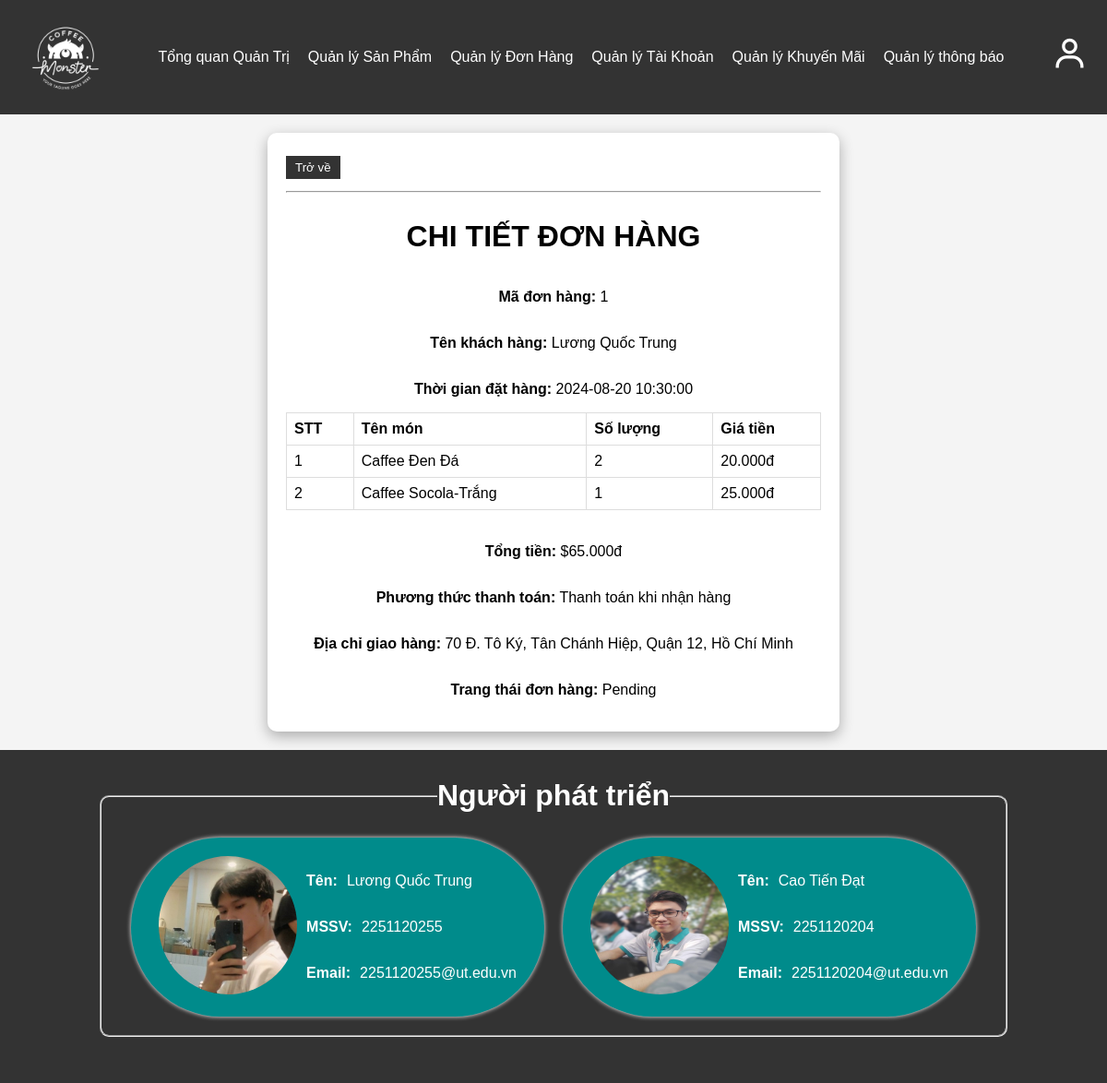
The app's page /admin/controller/index.php?act=view_order_detail&this_id=1 (signed in) with its own data.
### tables this page shows
CREATE TABLE `order` (
  `order_id` int(11) NOT NULL,
  `total_payment` decimal(10,3) DEFAULT NULL,
  `order_time` datetime NOT NULL,
  `Status` varchar(255) NOT NULL,
  `user_id` int(11) NOT NULL,
  `order_address` varchar(255) NOT NULL
);

CREATE TABLE `user` (
  `user_id` int(11) NOT NULL,
  `user_name` varchar(255) NOT NULL,
  `user_pass` varchar(255) NOT NULL,
  `phone_number` varchar(20) NOT NULL,
  `level` int(11) NOT NULL
);

### admin/view/view_order_detail.php (called while the page is built, shortened)
<?php
    include "../model/view_order_detail.php";
?>

### admin/controller/function.php (called while the page is built, shortened)
<?php
    function getUserInfor($user_id,$infor){
        global $conn;
        $valid_columns = ['user_name', 'phone_number', 'level'];
        $sql = "SELECT $infor FROM user WHERE user_id = '$user_id'";
        $result = mysqli_query($conn, $sql);
        if ($result && mysqli_num_rows($result) > 0) {
            $row = mysqli_fetch_assoc($result);
            return $row[$infor];
        }
        return null;
    }
    function getOrderInfor($order_id, $infor) {
        global $conn;
        $valid_columns = ['total_payment', 'order_time', 'Status', 'user_id', 'order_address'];
        $sql = "SELECT $infor FROM `order` WHERE order_id = '$order_id'";
        $result = mysqli_query($conn, $sql);
        if ($result && mysqli_num_rows($result) > 0) {
            $row = mysqli_fetch_assoc($result);
            return $row[$infor];
        }
        return null;
    }
    function getProductInfor($product_id, $infor) {
        global $conn;
        $valid_columns = ['ca_id', 'product_name', 'price', 'status'];
        $sql = "SELECT $infor FROM product WHERE product_id = '$product_id'";
        $result = mysqli_query($conn, $sql);
        if ($result && mysqli_num_rows($result) > 0) {
            $row = mysqli_fetch_assoc($result);
            return $row[$infor];
        }
        return null;
    }
    function getProductName($product_id){
        global $conn;
        $sql = "SELECT product_name FROM product WHERE product_id = '$product_id'";
        $result = mysqli_query($conn, $sql);
        if ($result && mysqli_num_rows($result) > 0) {
            $row = mysqli_fetch_assoc($result);
            return $row['product_name'];
        }
        return null;
    }
    function getProductQuantity($order_id, $product_id) {
        global $conn;
        $sql = "SELECT quantity FROM orderdetail WHERE order_id = '$order_id' AND product_id = '$product_id'";
        $result = mysqli_query($conn, $sql);
        if ($result && mysqli_num_rows($result) > 0) {
            $row = mysqli_fetch_assoc($result);
            return $row['quantity'];
        }
        return null;
    }
    function getOrderDetail($order_id){
        global $conn;
        $sql = "SELECT product_id FROM orderdetail WHERE order_id = '$order_id'";
        $query = mysqli_query($conn, $sql);
        $order_detail = [];
        while ($row = mysqli_fetch_assoc($query)) {
            $product_name = getProductName($row['product_id']);
            $quantity = getProductQuantity($order_id, $row['product_id']);
            $price = getProductInfor($row['product_id'], 'price');
            $order_detail[] = ['product_name' => $product_name, 'quantity' => $quantity, 'price' => $price];
        }
        return $order_detail;
    }
?>

### admin/model/view_order_detail.php (the view, shortened to what this page needs)
<?php
include "connect.php";
include "../controller/function.php";
$order_id = $_GET['this_id'];
$STT = 1;
echo "<main>";
echo "<div class='form-edit'>";
echo "<button onclick='history.back()'>Trở về</button>";
echo "<hr>";
echo "<div style='display: flex; justify-content: center; flex-direction: column; align-items: center;'>";
echo "<h1>CHI TIẾT ĐƠN HÀNG</h1>";
echo "<p><strong>Mã đơn hàng:</strong> " . $order_id . "</p>";
echo "<p><strong>Tên khách hàng:</strong> " . getUserInfor(getOrderInfor($order_id, 'user_id'), 'user_name') . "</p>";
echo "<p><strong>Thời gian đặt hàng:</strong> " . getOrderInfor($order_id, 'order_time') . "</p>";
?>
<link rel="stylesheet" href="../view/css/detail_order.css">
<table>
    <thead>
        <tr>
            <th>STT</th>
            <th>Tên món</th>
            <th>Số lượng</th>
            <th>Giá tiền</th>
        </tr>
    </thead>
    <tbody id="order-list">
        <?php foreach (getOrderDetail($order_id) as $row_order_detail){?>
            <tr>
                <td><?php echo $STT++ ?></td>
                <td><?php echo $row_order_detail['product_name']; ?></td>
                <td><?php echo $row_order_detail['quantity']; ?></td>
                <td><?php echo $row_order_detail['price'].'đ'; ?></td>
            </tr>
        <?php } ?>
    </tbody>
</table>
<?php
echo "<p><strong>Tổng tiền:</strong> $" . getOrderInfor($order_id, 'total_payment').'đ' . "</p>";
echo "<p><strong>Phương thức thanh toán:</strong> " . "Thanh toán khi nhận hàng" . "</p>";
echo "<p><strong>Địa chỉ giao hàng:</strong> " . getOrderInfor($order_id, 'order_address')  . "</p>";
echo "<p><strong>Trang thái đơn hàng:</strong> " . getOrderInfor($order_id, 'Status') . "</p>";
?>
</div>
</div>
</main>

### admin/view/header.php (shortened to what this page needs)
<!DOCTYPE html>
<html lang="en">
<head>
    <link href='https://unpkg.com/boxicons@2.1.4/css/boxicons.min.css' rel='stylesheet'>
</head>
<body>
    <header>
        <div class="logo"><img src="../view/img/logo.png" class="logo" alt="Caffe Monster Logo"></div>
        <div class="containt-navbar">
            <nav class="navbar">
                <ul>
                <li><a id="nav-admin-d" href="index.php" style="display: none;">Tổng quan Quản Trị</a></li>
                    <li><a id="nav-admin-p" href="index.php?act=manage-products">Quản lý Sản Phẩm</a></li>
                    <li><a id="nav-admin-od" href="index.php?act=manage-orders">Quản lý Đơn Hàng</a></li>
                    <li><a id="nav-admin-ac" href="index.php?act=manage-accounts">Quản lý Tài Khoản</a></li>
                    <li><a id="nav-admin-s" href="index.php?act=manage-sales">Quản lý Khuyến Mãi</a></li>
                    <li><a id="nav-admin-n" href="index.php?act=manage-notification">Quản lý thông báo</a></li>
                </ul>
            </nav>
        </div>
        <a href="#" class="user" id="user"><i class='bx bx-user'></i>
        </a>
    </header>

### admin/controller/index.php (shortened to what this page needs)
<?php include "../view/header.php";
if(isset($_GET['act'])){
    switch ($_GET['act']){
        case 'view_order_detail':
            include "../view/view_order_detail.php";
            break;
    }
}
else{
    include "../view/index.php";
}
include "../view/footer.php";
?>

### admin/view/footer.php
<footer>
        <div class="container-footer">
            <fieldset class="ctfter">
                <legend><h1>Người phát triển</h1></legend>
                <div class="inf-members">
                    <div class="img-members"><img src="../view/img/Trung.jpg"></div>
                    <div class="adress-members">
                        <div class="name-members ifmb">
                            <b>Tên:</b>
                            <p>Lương Quốc Trung</p>
                        </div>
                        <div class="id-members ifmb">
                            <b>MSSV:</b>
                            <p>2251120255</p>
                        </div>
                        <div class="email-members ifmb">
                            <b>Email:</b>
                            <a href="mailto:2251120255@ut.edu.vn"><p>2251120255@ut.edu.vn</p></a>
                        </div>
                    </div>
                </div>
                <div class="inf-members">
                    <div class="img-members"><img src="../view/img/Dat.jpg"></div>
                    <div class="adress-members">
                        <div class="name-members ifmb">
                            <b>Tên:</b>
                            <p>Cao Tiến Đạt</p>
                        </div>
                        <div class="id-members ifmb">
                            <b>MSSV:</b>
                            <p>2251120204</p>
                        </div>
                        <div class="email-members ifmb">
                            <b>Email:</b>
                            <a href="mailto:2251120204@ut.edu.vn"><p>2251120204@ut.edu.vn</p></a>
                        </div>
                    </div>
                </div>
            </fieldset>
        </div>
    </footer>

### admin/view/css/detail_order.css (style rules this page uses)
body { font-family: Arial, sans-serif; margin: 0; padding: 0; background-color: #f4f4f4; }
header { display: flex; background-color: #333; color: #fff; padding: 10px 0; text-align: center; justify-content: space-around; align-items: center; }
.logo img { width: 100px; }
.navbar { width: 100%; }
nav ul { display: flex; list-style: none; padding: 0; text-align: center; }
nav ul li { display: inline; margin: 0 10px; }
nav ul li a { color: #fff; text-decoration: none; }
.user { color: white; font-size: 2.5rem; cursor: pointer; position: relative; }
main { padding: 20px; display: flex; justify-content: center; }
table { width: 100%; border-collapse: collapse; margin-bottom: 20px; }
table, th, td { border: 1px solid #ddd; }
th, td { padding: 8px; text-align: left; }
.form-edit, .form-yes { background-color: #fff; padding: 20px; border-radius: 10px; box-shadow: 0 5px 15px rgba(0, 0, 0, 0.3); width: 50%; }
button { padding: 5px 10px; margin: 5px 0; background-color: #333; color: #fff; border: none; cursor: pointer; }
footer { display: flex; background-color: #333; color: #fff; padding: 10px; text-align: center; justify-content: space-around; align-items: center; padding-bottom: 50px; }
.ifmb { display: flex; gap: 10px; align-items: center; padding: 0; margin: 0; }
.inf-members { display: flex; gap: 10px; justify-content: space-evenly; align-items: center; background-color:darkcyan; padding: 20px 30px; border-radius: 100px; box-shadow: 0 0 5px white; }
.img-members img { height: 150px; width: 150px; border-radius: 50%; }
.ctfter { display: flex; justify-content: space-evenly; }
.container-footer { display: flex; justify-content: center; width:90%; }
.email-members a { text-decoration: none; color: white; }
fieldset { margin: 0; padding-bottom: 20px; width: 90%; border-radius: 10px; text-align: center; }
legend { padding: 0; margin: 0; }

### records on screen
order: user.user_name "Lương Quốc Trung", order_time "2024-08-20 10:30:00", total_payment "65.000", order_address "70 Đ. Tô Ký, Tân Chánh Hiệp, Quận 12, Hồ Chí Minh", Status "Pending"

### other values on screen
$order_id "1"
$row_order_detail['product_name'] "Caffee Đen Đá"
$row_order_detail['quantity'] "2"
$row_order_detail['price'] "20.000"
$row_order_detail['product_name'] "Caffee Socola-Trắng"
$row_order_detail['quantity'] "1"
$row_order_detail['price'] "25.000"
